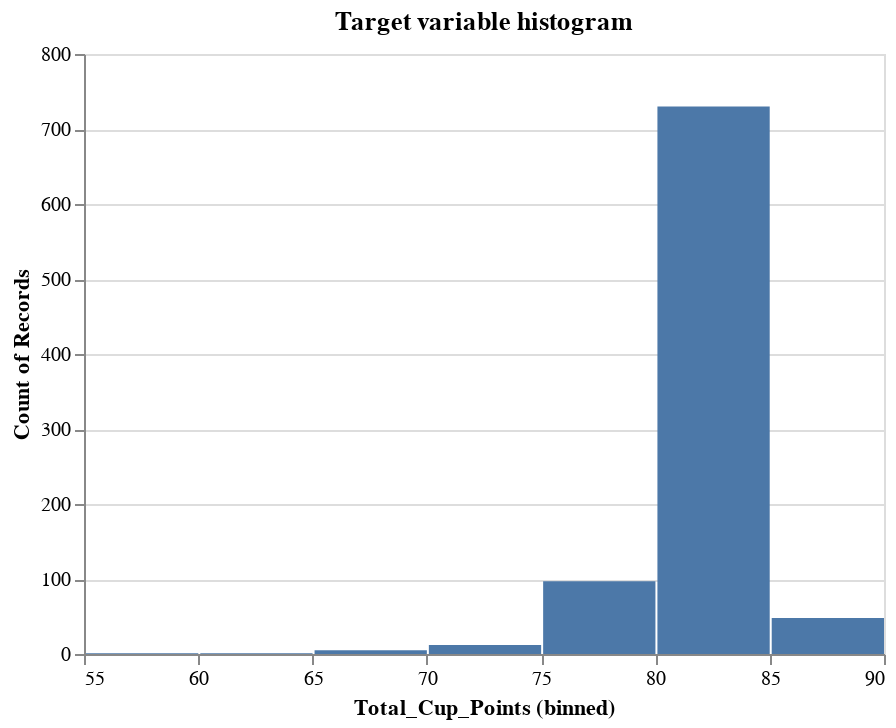

Source (notebook cell):
### Markdown cell above
#### 3.2 Exploratory Data Analysis <a class="anchor" id="eda"></a>

### Code cell
# Histogram Plot
histogram_plot = alt.Chart(data, title = "Target variable histogram").mark_bar().encode(
                    x = alt.X("Total_Cup_Points:Q", bin=True),
                    y ='count()',
                    )

histogram_plot

### Figure 1 — Vega-Lite specification as saved in the notebook (floating-point values rounded to 4 significant figures; data arrays with more than 128 entries replaced by an {"elided": "..."} marker saying what was removed)
{"config": {"view": {"continuousWidth": 400, "continuousHeight": 300}}, "data": {"name": "data-987416553dd4dcd968a8c368dd84ce50"}, "mark": "bar", "encoding": {"x": {"bin": true, "field": "Total_Cup_Points", "type": "quantitative"}, "y": {"aggregate": "count", "type": "quantitative"}}, "title": "Target variable histogram", "$schema": "https://vega.github.io/schema/vega-lite/v4.17.0.json", "datasets": {"data-987416553dd4dcd968a8c368dd84ce50": {"elided": "894 records"}}}
